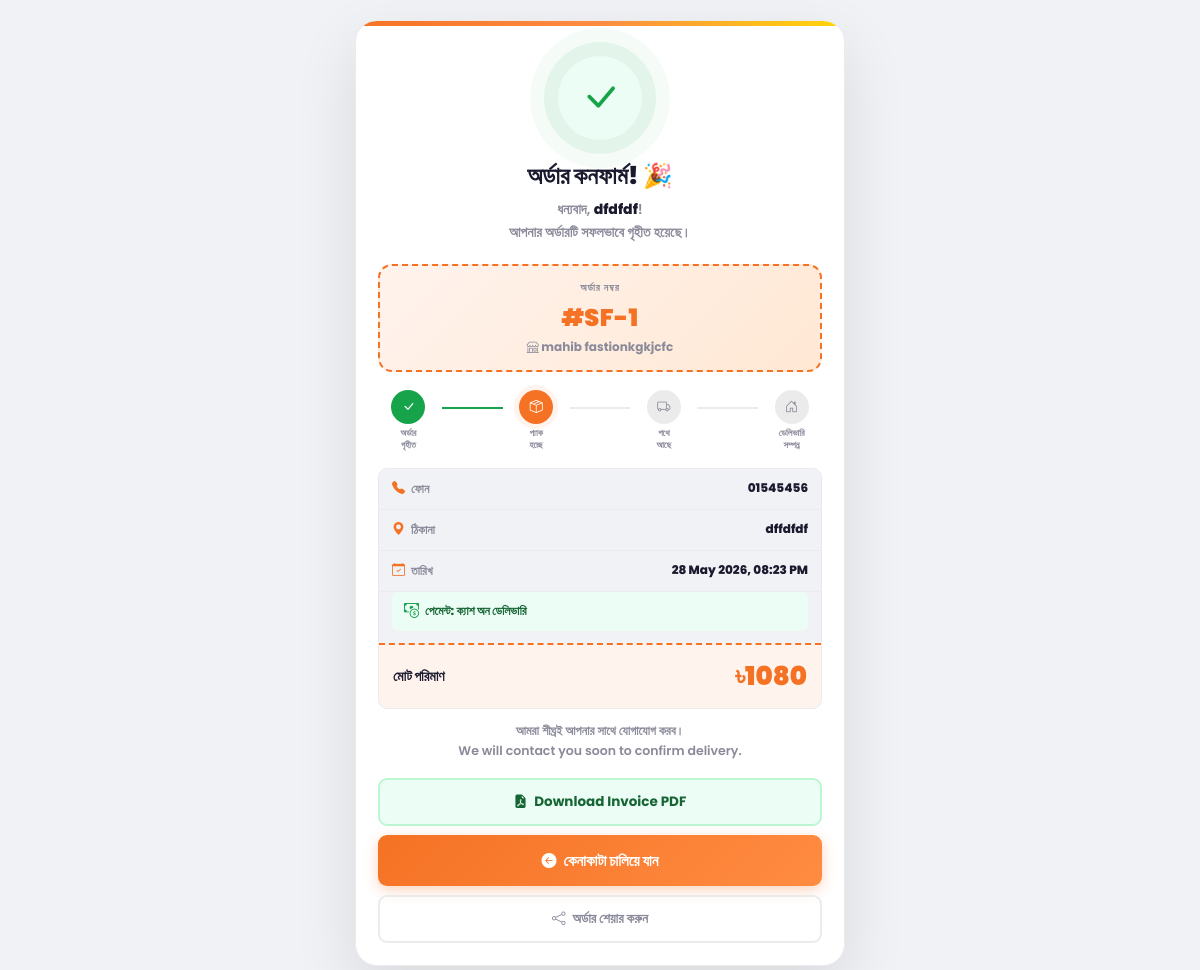
Page /shop/mahib-fastion/order/1/success/ on the committed database.
### store/models.py (models this page shows, shortened)
class StorefrontOrder(models.Model):
    shop = models.ForeignKey(Shop, on_delete=models.CASCADE, related_name='storefront_orders')
    customer_name = models.CharField(max_length=150)
    customer_phone = models.CharField(max_length=15)
    customer_address = models.TextField()
    customer_note = models.TextField(blank=True, null=True)
    total_amount = models.DecimalField(max_digits=10, decimal_places=2, default=0)
    delivery_charge = models.DecimalField(max_digits=10, decimal_places=2, default=80)
    STATUS_CHOICES = [
        ('Pending', 'Pending'),
        ('Confirmed', 'Confirmed'),
        ('Shipped', 'Shipped'),
        ('Delivered', 'Delivered'),
        ('Cancelled', 'Cancelled'),
    ]
    status = models.CharField(max_length=20, choices=STATUS_CHOICES, default='Pending')
    created_at = models.DateTimeField(auto_now_add=True)

class Shop(models.Model):
    user = models.OneToOneField(settings.AUTH_USER_MODEL, on_delete=models.CASCADE, related_name='shop')
    name = models.CharField(max_length=200)
    slug = models.SlugField(max_length=100, unique=True, blank=True, null=True)
    custom_domain = models.CharField(max_length=255, blank=True, null=True, unique=True, help_text='e.g. www.myanshop.com')
    facebook_page_url = models.URLField(max_length=255, blank=True, null=True)
    instagram_link = models.URLField(max_length=255, blank=True, null=True)
    youtube_link = models.URLField(max_length=255, blank=True, null=True)
    privacy_policy = models.TextField(blank=True, null=True, help_text="আপনার স্টোরের প্রাইভেসি পলিসি লিখুন")
    return_policy = models.TextField(blank=True, null=True, help_text="আপনার স্টোরের রিটার্ন পলিসি লিখুন")
    phone = models.CharField(max_length=20, blank=True, null=True)
    address = models.TextField(blank=True, null=True)
    logo = models.ImageField(upload_to='shop_logos/', blank=True, null=True)
    store_tagline = models.CharField(max_length=200, blank=True, null=True, help_text='e.g. Fast Delivery | Best Quality')
    store_banner_color = models.CharField(max_length=7, default='#0d6efd', help_text='Hex color for store banner')
    steadfast_api_key = models.CharField(max_length=255, blank=True, null=True)
    steadfast_secret_key = models.CharField(max_length=255, blank=True, null=True)
    pathao_store_id = models.CharField(max_length=255, blank=True, null=True)
    pathao_access_token = models.TextField(blank=True, null=True)
    redx_access_token = models.TextField(blank=True, null=True)
    sms_api_key = models.CharField(max_length=255, blank=True, null=True)
    sms_balance = models.IntegerField(default=0)
    is_sms_active = models.BooleanField(default=True, help_text="Turn on/off SMS sending")
    PLAN_CHOICES = (
        ('Free', 'Free (Trial)'),
        ('Basic', 'Basic'),
        ('Standard', 'Standard'),
        ('Premium', 'Premium'),
    )
    subscription_plan = models.CharField(max_length=20, choices=PLAN_CHOICES, default='Free')
    created_at = models.DateTimeField(auto_now_add=True)
    trial_ends_at = models.DateTimeField(default=get_trial_end_date)
    valid_until = models.DateField(null=True, blank=True, help_text='Plan valid until this date')
    is_locked = models.BooleanField(default=False, help_text='Account locked due to expired subscription')
    is_paid = models.BooleanField(default=False)

### store/views.py (the view)
# urls.py: path('shop/<slug:shop_slug>/order/<int:order_id>/success/', views.storefront_order_success, name='storefront_order_success'),
def storefront_order_success(request, shop_slug, order_id):
    shop = get_object_or_404(Shop, slug=shop_slug)
    order = get_object_or_404(StorefrontOrder, id=order_id, shop=shop)
    return render(request, 'store/storefront/order_success.html', {'shop': shop, 'order': order})

### store/templates/store/storefront/order_success.html (shortened to what this page needs)
<!DOCTYPE html>
<html lang="bn">
<head>
<link rel="stylesheet" href="https://cdn.jsdelivr.net/npm/bootstrap-icons@1.11.3/font/bootstrap-icons.css">
</head>
<body>
<div id="cfwrap"></div>
<div class="card">
  <div class="card-stripe"></div>
  <div class="tick-zone">
    <div class="tick-ring"><i class="bi bi-check-lg"></i></div>
    <div class="title">অর্ডার কনফার্ম! 🎉</div>
    <p class="subtitle">ধন্যবাদ, <b>{{ order.customer_name }}</b>!<br>আপনার অর্ডারটি সফলভাবে গৃহীত হয়েছে।</p>
  </div>
  <div class="order-box">
    <div class="order-lbl">অর্ডার নম্বর</div>
    <div class="order-num">#SF-{{ order.id }}</div>
    <div class="order-shop"><i class="bi bi-shop"></i> {{ shop.name }}</div>
  </div>
  <div class="steps-zone">
    <div class="steps">
      <div class="step">
        <div class="step-ico done"><i class="bi bi-check-lg"></i></div>
        <div class="step-lbl">অর্ডার<br>গৃহীত</div>
      </div>
      <div class="step-line done"></div>
      <div class="step">
        <div class="step-ico now"><i class="bi bi-box-seam"></i></div>
        <div class="step-lbl">প্যাক<br>হচ্ছে</div>
      </div>
      <div class="step-line wait"></div>
      <div class="step">
        <div class="step-ico wait"><i class="bi bi-truck"></i></div>
        <div class="step-lbl">পথে<br>আছে</div>
      </div>
      <div class="step-line wait"></div>
      <div class="step">
        <div class="step-ico wait"><i class="bi bi-house-door"></i></div>
        <div class="step-lbl">ডেলিভারি<br>সম্পন্ন</div>
      </div>
    </div>
  </div>
  <div class="receipt">
    <div class="rrow">
      <span class="rlbl"><i class="bi bi-telephone-fill"></i> ফোন</span>
      <span class="rval">{{ order.customer_phone }}</span>
    </div>
    <div class="rrow">
      <span class="rlbl"><i class="bi bi-geo-alt-fill"></i> ঠিকানা</span>
      <span class="rval">{{ order.customer_address }}</span>
    </div>
    <div class="rrow">
      <span class="rlbl"><i class="bi bi-calendar-check"></i> তারিখ</span>
      <span class="rval">{{ order.created_at|date:"d M Y, h:i A" }}</span>
    </div>
    <div class="cod-tag">
      <i class="bi bi-cash-coin"></i>
      <span>পেমেন্ট: ক্যাশ অন ডেলিভারি</span>
    </div>
    <div class="rtotal">
      <span class="rtotal-lbl">মোট পরিমাণ</span>
      <span class="rtotal-val">৳{{ order.total_amount|floatformat:0 }}</span>
    </div>
  </div>
  <p class="note">আমরা শীঘ্রই আপনার সাথে যোগাযোগ করব।<br>We will contact you soon to confirm delivery.</p>
  <div class="actions">
    <button class="btn-out green-out" onclick="downloadPDF()">
      <i class="bi bi-file-earmark-pdf-fill"></i> Download Invoice PDF
    </button>
    <a href="/shop/{{ shop.slug }}/" class="btn-main">
      <i class="bi bi-arrow-left-circle-fill"></i> কেনাকাটা চালিয়ে যান
    </a>
    <button class="btn-out" onclick="shareOrder()">
      <i class="bi bi-share"></i> অর্ডার শেয়ার করুন
    </button>
  </div>
</div>
</body>
</html>

### rows in the picture
StorefrontOrder: customer_name "dfdfdf", id "1", customer_phone "01545456", customer_address "dffdfdf", created_at "28 May 2026, 08:23 PM", total_amount "1080"
Shop: name "mahib fastionkgkjcfc"
